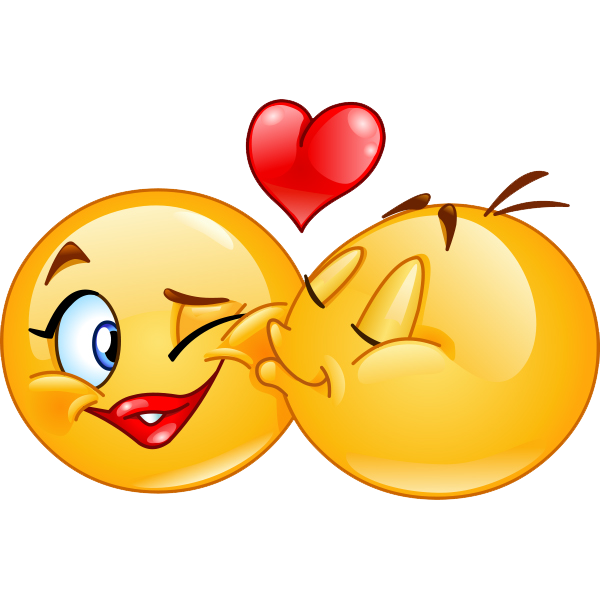
#> input picture images/logo4.png, 600 x 600 px, found by its file name
$ python pillow_library1.py   (older library calls are emulated)
#> lines starting #> are read from the running program, lines starting #| are printed output that depends on the picture
import os
from PIL import Image,ImageDraw,ImageFont


def get_hex_to_rgba(str):
    new_str = str.lstrip("#")
    return tuple(int(new_str[i:i+2],16) for i in (0,2,4))

def get_position(img,logo):
    return {
        "topleft":(45,0),
        "topmiddle":((img.width // 2) - (logo.width // 2),0),
        "topright":((img.width - logo.width) - 45,0),
        "centerleft":(0,(img.height // 2) - (logo.height // 2)),
        "centermiddle":((img.width // 2) - (logo.width // 2),(img.height // 2) - (logo.height // 2)),
        "centerright":((img.width - logo.width) - 45,(img.height // 2) - (logo.height // 2)),
        "bottomleft":(45,(img.height - logo.height) + 45),
        "bottommiddle":((img.width // 2) - (logo.width // 2),(img.height - logo.height) + 45),
        "bottomright":((img.width - logo.width) - 45,(img.height - logo.height) + 45),
    }

img = Image.new("RGB",(998,998),color=get_hex_to_rgba("#eb4034"))
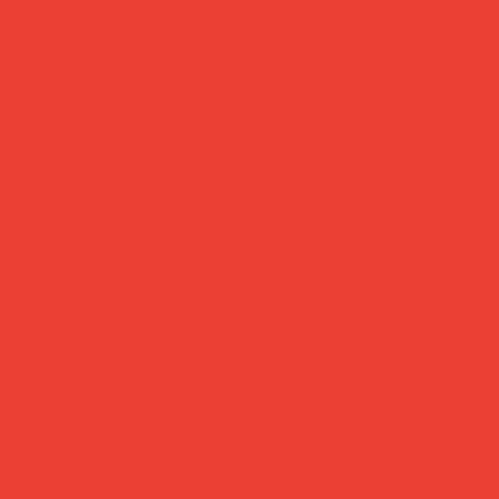
#> img: PIL image 998x998 RGB (shown at 1/2 size); mean R, G, B 235, 64, 52

title_font = ImageFont.truetype("./poppins/Poppins-BoldItalic.ttf",35)

logo = Image.open("./logo4.png")
#> logo is the input picture: PIL image 600x600 RGBA; mean R, G, B, A 247.6, 218.8, 169.4, 113.9

logo.thumbnail(((img.width * 35) / 100,(img.height * 25) / 100),Image.ANTIALIAS)
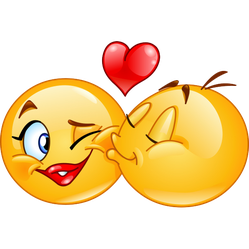
#> logo: PIL image 249x249 RGBA; mean R, G, B, A 111.2, 80.4, 29.7, 113.9; transparent parts drawn white

print((logo.width,logo.height))
#| (249, 249)

img.paste(logo,get_position(img,logo)["bottomright"],logo)
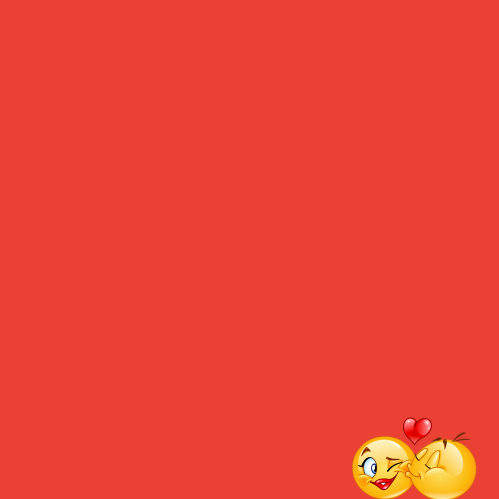
#> img: PIL image 998x998 RGB (shown at 1/2 size); mean R, G, B 235.1, 67.1, 52.3

title_text = "This is Made with Pillow"

draw = ImageDraw.Draw(img)

w,h = draw.textsize(title_text)
#> w = 110; h = 10

draw.text(((img.width / 2) - 200,(img.height / 2)),title_text,font=title_font,fill=(255,255,255,128))

img.save("save.png")
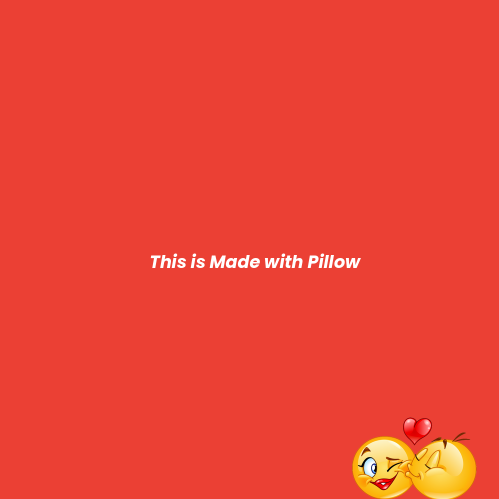
#> saved as save.png: PIL image 998x998 RGB (shown at 1/2 size); mean R, G, B 235.2, 68, 53.4

img.show()

$ run again, with images/logo1.png copied over images/logo4.png
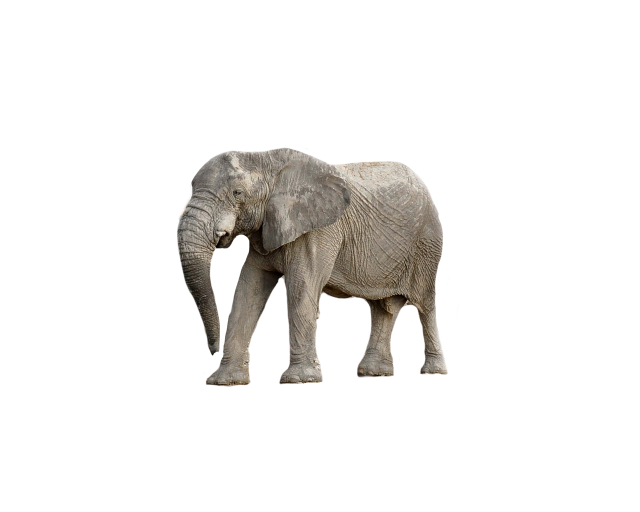
#> input picture images/logo1.png, 1280 x 1024 px, found by its file name (shown at 1/2 size)
#> logo is the input picture: PIL image 1280x1024 RGBA; mean R, G, B, A 20, 18.6, 16.9, 33.2
#> `logo.thumbnail(((img.width * 35) / 100,(img.height * 25) / 100),Image...`:
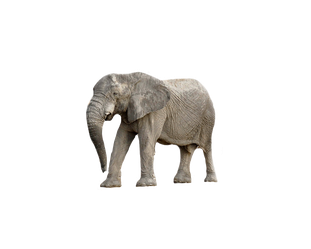
#> logo: PIL image 311x249 RGBA; mean R, G, B, A 21.7, 20.3, 18.4, 33.3; transparent parts drawn white
#| (311, 249)
#> w = 110; h = 10
#> `img.save("save.png")`:
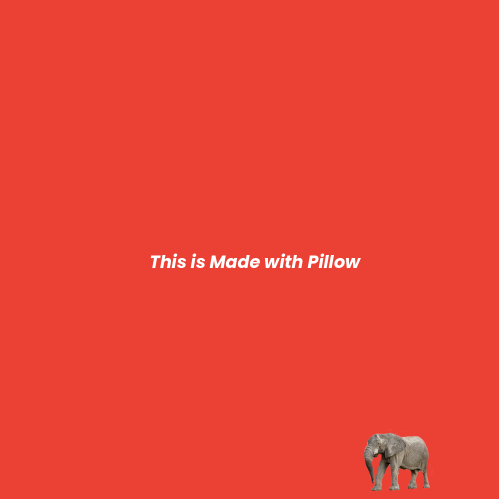
#> saved as save.png: PIL image 998x998 RGB (shown at 1/2 size); mean R, G, B 234.1, 65.6, 53.6

$ run again, with images/logo2.png copied over images/logo4.png
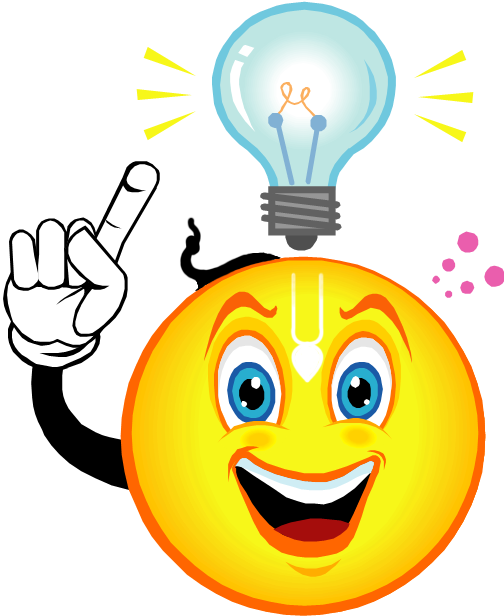
#> input picture images/logo2.png, 504 x 616 px, found by its file name
#> logo is the input picture: PIL image 504x616 RGBA; mean R, G, B, A 177.5, 166.4, 113.9, 130.5
#> logo: PIL image 204x249 RGBA
#| (204, 249)
#> `img.paste(logo,get_position(img,logo)["bottomright"],logo)`:
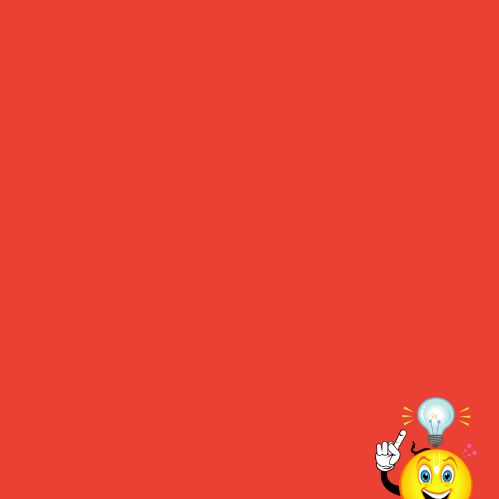
#> img: PIL image 998x998 RGB (shown at 1/2 size); mean R, G, B 234.3, 66.8, 53.1
#> w = 110; h = 10
#> `img.save("save.png")`:
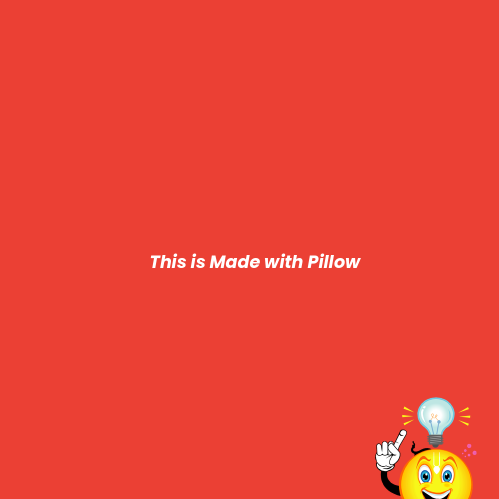
#> saved as save.png: PIL image 998x998 RGB (shown at 1/2 size); mean R, G, B 234.4, 67.7, 54.1

$ run again, with images/logo3.png copied over images/logo4.png
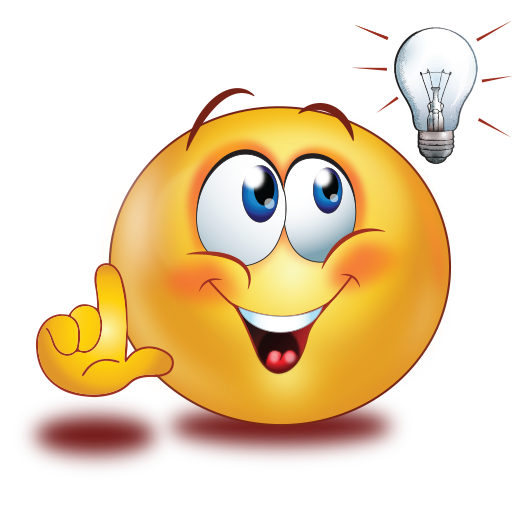
#> input picture images/logo3.png, 512 x 512 px, found by its file name
#> logo is the input picture: PIL image 512x512 RGBA; mean R, G, B, A 155.8, 128.6, 94.9, 107.9
#> logo: PIL image 249x249 RGBA
#| (249, 249)
#> `img.paste(logo,get_position(img,logo)["bottomright"],logo)`:
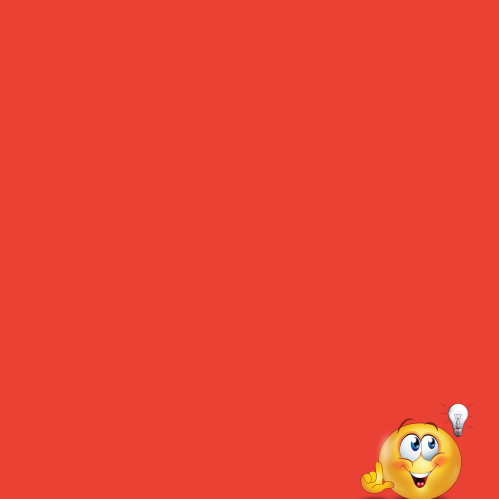
#> img: PIL image 998x998 RGB (shown at 1/2 size); mean R, G, B 234.6, 66.7, 53
#> w = 110; h = 10
#> `img.save("save.png")`:
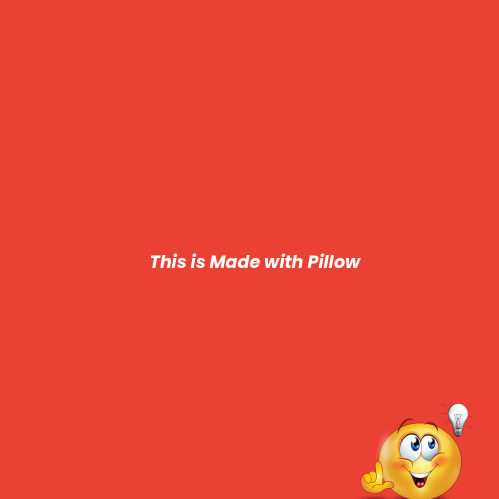
#> saved as save.png: PIL image 998x998 RGB (shown at 1/2 size); mean R, G, B 234.7, 67.7, 54
